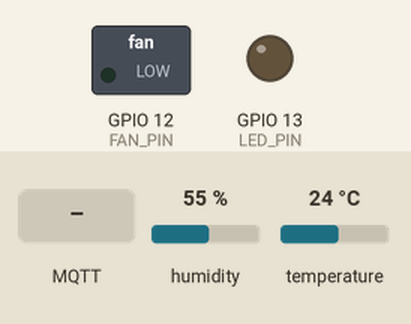
Bench run of a sketch on a simulated ESP32. Parts: switched loads named in the sketch (green lamp = pin HIGH), output pins drawn as LEDs (lit = HIGH). The test bench sets the inputs (shaded band); at power-on: temperature 24 °C, humidity 55 %. WiFi joins after 1.5 s; servers stay silent unless stated; no MQTT or app messages arrive unless stated; what the sketch prints to the serial monitor is not drawn.

Above: at 2.3 s.
2.4 s: temperature set to 29.4 °C
6.7 s: temperature set to 30.6 °C
At 11.2 s:
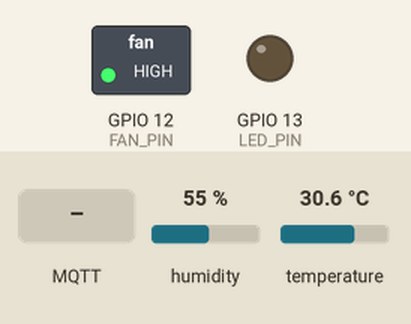
12.0 s: MQTT message "ON" arrives on the first subscribed topic
At 13.2 s:
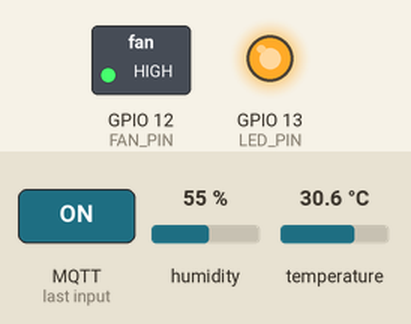
13.5 s: MQTT message "OFF" arrives on the second subscribed topic
At 14.4 s:
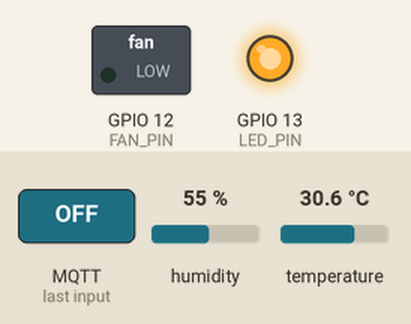
Timing chart, 0 to 16.5 s (numbered marks = the images above; inputs shaded):
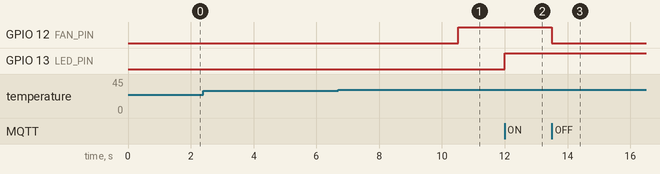

The sketch:

SmartHome_RTOS.ino
```cpp
#include <WiFi.h>
#include <PubSubClient.h>
#include <DHT.h>

//======================================================
// WIFI
//======================================================

const char* ssid1 = "******";
const char* password1 = "*****";

const char* ssid2 = "*****";
const char* password2 = "*******";

//======================================================
// MQTT
//======================================================

const char* mqtt_broker   = "kelompok4mikrokontroller.cloud.shiftr.io";
const char* mqtt_user     = "kelompok4mikrokontroller";
const char* mqtt_password = "*********";
const char* mqtt_client   = "esp32-smarthome";

//======================================================
// PIN
//======================================================

#define LED_PIN   13
#define FAN_PIN   12
#define DHT_PIN   14
#define DHT_TYPE  DHT22

//======================================================
// OBJECT
//======================================================

DHT dht(DHT_PIN, DHT_TYPE);

WiFiClient espClient;
PubSubClient client(espClient);

//======================================================
// GLOBAL VARIABLE
//======================================================

float suhu = 0;
float lembab = 0;

bool fanManual = false;
bool fanStatus = false;

SemaphoreHandle_t sensorMutex;

//======================================================
// FUNCTION DECLARATION
//======================================================

void connectWiFi();
void connectMQTT();

void TaskWiFi(void *pvParameters);
void TaskMQTT(void *pvParameters);
void TaskSensor(void *pvParameters);
void TaskFan(void *pvParameters);

//======================================================
// MQTT CALLBACK
//======================================================
void callback(char* topic, byte* payload, unsigned int length)
{
    String msg = "";

    for(int i=0;i<length;i++)
    {
        msg += (char)payload[i];
    }

    Serial.println("========================");
    Serial.print("Topic : ");
    Serial.println(topic);

    Serial.print("Message : ");
    Serial.println(msg);

    Serial.println("========================");

    //---------------------------------------
    // LED
    //---------------------------------------

    if(String(topic)=="smarthome/led")
    {

        if(msg=="ON")
        {
            digitalWrite(LED_PIN,HIGH);
            Serial.println("LED ON");
        }

        else if(msg=="OFF")
        {
            digitalWrite(LED_PIN,LOW);
            Serial.println("LED OFF");
        }

    }

    //---------------------------------------
    // FAN
    //---------------------------------------

    if(String(topic)=="smarthome/fan")
    {

        if(msg=="ON")
        {

            fanManual=true;
            fanStatus=true;

            digitalWrite(FAN_PIN,HIGH);

            Serial.println("Fan Manual ON");

        }

        else if(msg=="OFF")
        {

            fanManual=true;
            fanStatus=false;

            digitalWrite(FAN_PIN,LOW);

            Serial.println("Fan Manual OFF");

        }

        else if(msg=="AUTO")
        {

            fanManual=false;

            Serial.println("Fan AUTO");

        }

    }

}
//======================================================
// CONNECT WIFI
//======================================================

void connectWiFi()
{

    WiFi.mode(WIFI_STA);

    if (WiFi.status() == WL_CONNECTED)
        return;

    //========================
    // WIFI 1
    //========================

    Serial.println("Mencoba WiFi 1...");

    WiFi.begin(ssid1, password1);

    int timeout = 0;

    while (WiFi.status() != WL_CONNECTED && timeout < 20)
    {

        delay(500);
        Serial.print(".");

        timeout++;

    }

    if (WiFi.status() == WL_CONNECTED)
    {

        Serial.println();
        Serial.println("Terhubung ke WiFi 1");

        Serial.print("IP : ");
        Serial.println(WiFi.localIP());

        return;

    }
    //========================
    // WIFI 2
    //========================

    Serial.println();
    Serial.println("WiFi 1 gagal");

    WiFi.disconnect(true);

    delay(1000);

    Serial.println("Mencoba WiFi 2...");

    WiFi.begin(ssid2, password2);

    timeout = 0;

    while (WiFi.status() != WL_CONNECTED && timeout < 20)
    {
        delay(500);
        Serial.print(".");

        timeout++;
    }

    if (WiFi.status() == WL_CONNECTED)
    {
        Serial.println();
        Serial.println("Terhubung ke WiFi 2");

        Serial.print("IP : ");
        Serial.println(WiFi.localIP());
    }
    else
    {

        Serial.println();
        Serial.println("Semua WiFi gagal");
    }
}

//======================================================
// CONNECT MQTT
//======================================================

void connectMQTT()
{
    while (!client.connected())
    {
        Serial.println("Menghubungkan MQTT...");

        if (client.connect(
                mqtt_client,
                mqtt_user,
                mqtt_password))
        {
            Serial.println("MQTT Connected");

            client.subscribe("smarthome/led");
            client.subscribe("smarthome/fan");

        }
        else
        {
            Serial.print("MQTT Gagal rc = ");
            Serial.println(client.state());

            vTaskDelay(3000 / portTICK_PERIOD_MS);

        }
    }
}

//======================================================
// TASK WIFI
//======================================================

void TaskWiFi(void *pvParameters)
{
    while (true)
    {
        if (WiFi.status() != WL_CONNECTED)
        {

            Serial.println("[Task WiFi] Reconnect...");

            connectWiFi();

        }

        vTaskDelay(5000 / portTICK_PERIOD_MS);
    }
}

//======================================================
// TASK MQTT
//======================================================

void TaskMQTT(void *pvParameters)
{
    while (true)
    {
        if (WiFi.status() == WL_CONNECTED)
        {
            if (!client.connected())
            {

                connectMQTT();

            }

            client.loop();
        }
        vTaskDelay(10 / portTICK_PERIOD_MS);

    }

}
//======================================================
// TASK SENSOR
//======================================================

void TaskSensor(void *pvParameters)
{
    while (true)
    {
        float t = dht.readTemperature();
        float h = dht.readHumidity();

        if (!isnan(t) && !isnan(h))
        {

            // Mengunci data agar task lain tidak membaca saat diubah
            if (xSemaphoreTake(sensorMutex, portMAX_DELAY))
            {

                suhu = t;
                lembab = h;

                xSemaphoreGive(sensorMutex);

            }
            // Publish MQTT
            if (client.connected())
            {

                String payload =
                "{"
                "\"suhu\":" + String(t,1) +
                ",\"lembab\":" + String(h,1) +
                "}";

                client.publish(
                    "smarthome/sensor",
                    payload.c_str()
                );

                Serial.println("--------------------------------");
                Serial.println("Data Sensor");
                Serial.println(payload);
                Serial.println("--------------------------------");

            }
        }
        else
        {
            Serial.println("Gagal membaca DHT22");
        }
        // baca setiap 5 detik
        vTaskDelay(5000 / portTICK_PERIOD_MS);

    }

}

//======================================================
// TASK FAN
//======================================================

void TaskFan(void *pvParameters)
{
    float suhuSekarang = 0;

    while (true)
    {
        if (xSemaphoreTake(sensorMutex, portMAX_DELAY))
        {

            suhuSekarang = suhu;

            xSemaphoreGive(sensorMutex);

        }
        //==========================
        // MODE AUTO
        //==========================

        if (!fanManual)
        {
            if (suhuSekarang >= 30)
            {
                if (!fanStatus)
                {
                    fanStatus = true;

                    digitalWrite(FAN_PIN, HIGH);

                    Serial.println("AUTO FAN ON");
                }

            }
            else
            {
                if (fanStatus)
                {

                    fanStatus = false;

                    digitalWrite(FAN_PIN, LOW);

                    Serial.println("AUTO FAN OFF");

                }
            }
        }

        vTaskDelay(500 / portTICK_PERIOD_MS);

    }

}
//======================================================
// SETUP
//======================================================

void setup()
{

    Serial.begin(115200);

    pinMode(LED_PIN, OUTPUT);
    pinMode(FAN_PIN, OUTPUT);

    digitalWrite(LED_PIN, LOW);
    digitalWrite(FAN_PIN, LOW);

    dht.begin();

    // Membuat Mutex
    sensorMutex = xSemaphoreCreateMutex();

    // Konfigurasi MQTT
    client.setServer(mqtt_broker, 1883);
    client.setCallback(callback);

    //==================================================
    // MEMBUAT TASK
    //==================================================

    // Core 0
    xTaskCreatePinnedToCore(
        TaskWiFi,
        "WiFi Task",
        4096,
        NULL,
        2,
        NULL,
        0
    );

    xTaskCreatePinnedToCore(
        TaskMQTT,
        "MQTT Task",
        6144,
        NULL,
        2,
        NULL,
        0
    );

    // Core 1
    xTaskCreatePinnedToCore(
        TaskSensor,
        "Sensor Task",
        4096,
        NULL,
        1,
        NULL,
        1
    );

    xTaskCreatePinnedToCore(
        TaskFan,
        "Fan Task",
        2048,
        NULL,
        1,
        NULL,
        1
    );
    Serial.println();
    Serial.println("==============================");
    Serial.println(" Smart Home RTOS Started ");
    Serial.println("==============================");

}
//======================================================
// LOOP
//======================================================
void loop()
{
    // Loop kosong karena semua proses berjalan di Task RTOS
    vTaskDelay(portMAX_DELAY);

}
```

Measured:
- the behaviour switches between 29.9 and 30 °C on temperature (found by bisection; images 0 and 1)
- after the input at 2.4 s, every drawn part: stays the same
- after the input at 6.7 s, GPIO 12 (FAN_PIN): LOW → HIGH after 3.8 s
- after the input at 12.0 s, GPIO 13 (LED_PIN): LOW → HIGH at once
- after the input at 13.5 s, GPIO 12 (FAN_PIN): HIGH → LOW at once
